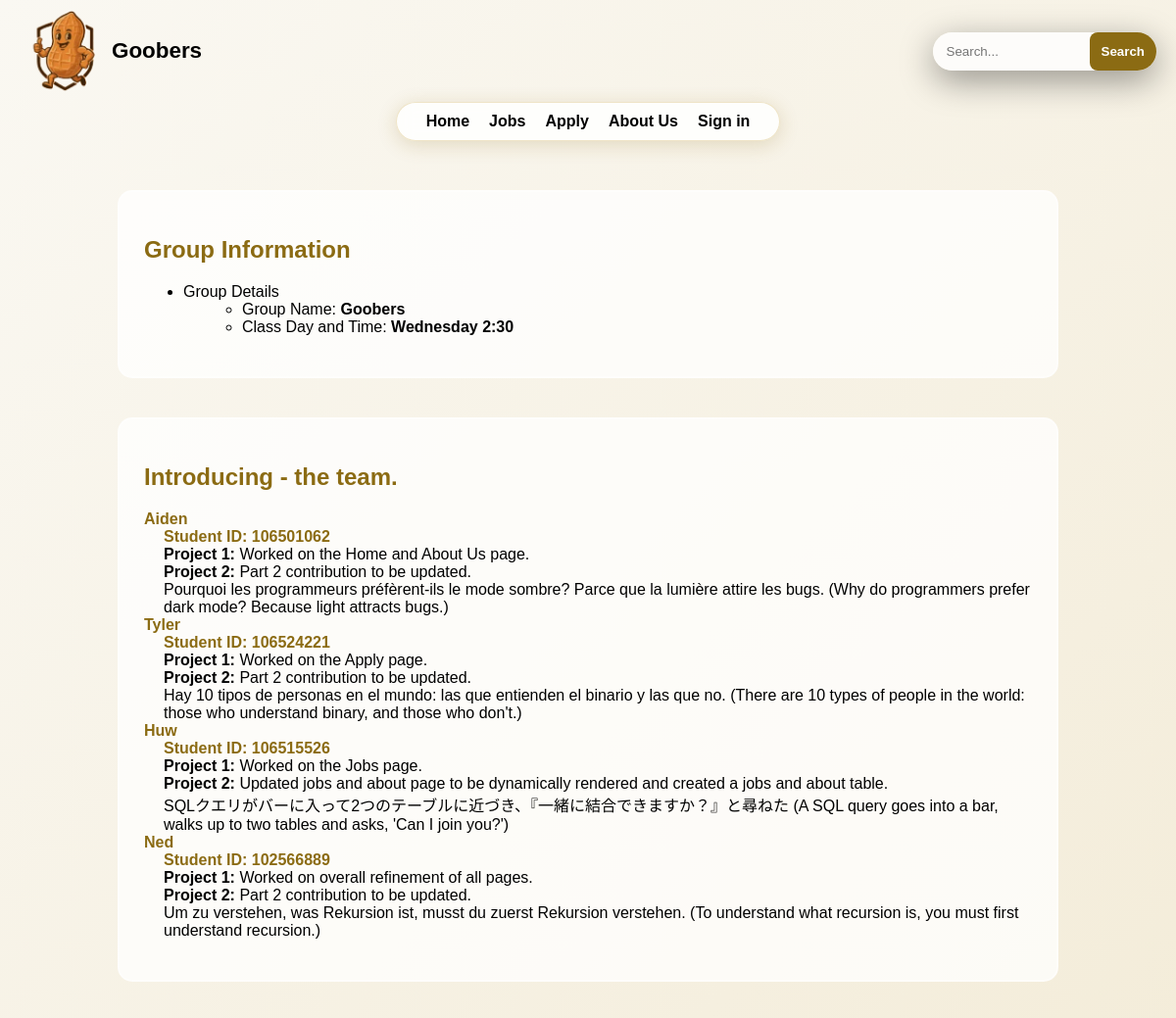
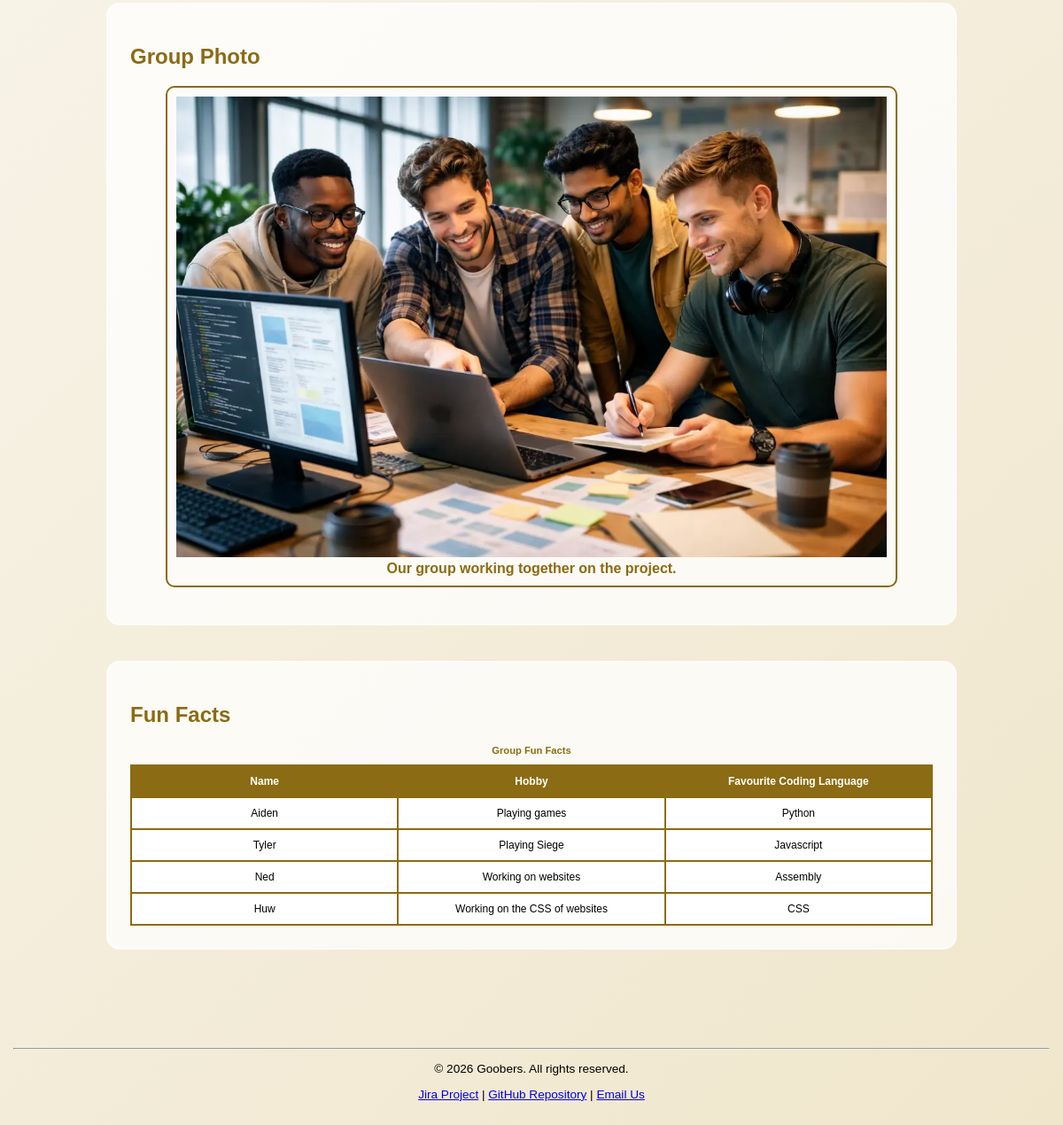
/about_us.php, run on the app's committed database (2 pictures, top to bottom).
### tables this page shows
CREATE TABLE `about` (
  `id` int(11) NOT NULL,
  `name` varchar(50) NOT NULL,
  `student_id` varchar(20) NOT NULL,
  `quote` text NOT NULL,
  `part1_contribution` text NOT NULL,
  `part2_contribution` text NOT NULL
);

### about_us.php (the view, shortened to what this page needs)
<?php
require_once("settings.php");
?>
<?php include "header.inc" ?>
    <main>
        <section id="groupInfo" class="contentBox" aria-label="Group Information">
            <h2>Group Information</h2>
            <ul>
                <li>
                    Group Details
                    <ul>
                        <li>Group Name: <strong>Goobers</strong></li>
                        <li>Class Day and Time: <strong>Wednesday 2:30</strong></li>
                    </ul>
                </li>
            </ul>
        </section>
        <section id="contributions" class="contentBox" aria-label="Team Contributions">
            <h2>Introducing - the team.</h2>
            <?php
            $conn = mysqli_connect($host, $dbuser, $dbpass, $dbname);
            if (!$conn) {
                echo "<p>Unable to load team contributions at this time.</p>";
            } else {
                $result = mysqli_query($conn, "SELECT * FROM about ORDER BY id ASC");
                if (!$result || mysqli_num_rows($result) === 0) {
                    echo "<p>No member information available.</p>";
                } else {
                    echo "<dl>";
                    while ($member = mysqli_fetch_assoc($result)) {
                        $name  = htmlspecialchars($member['name']);
                        $sid   = htmlspecialchars($member['student_id']);
                        $quote = htmlspecialchars($member['quote']);
                        $part1 = htmlspecialchars($member['part1_contribution']);
                        $part2 = htmlspecialchars($member['part2_contribution']);
                        ?>
                        <dt><?php echo $name; ?></dt>
                        <dd class="student-id">Student ID: <?php echo $sid; ?></dd>
                        <dd><strong>Project 1:</strong> <?php echo $part1; ?></dd>
                        <dd><strong>Project 2:</strong> <?php echo $part2; ?></dd>
                        <dd><?php echo $quote; ?></dd>
                        <?php
                    }
                    echo "</dl>";
                }
            }
            ?>
        </section>
        <section id="groupPhoto" class="contentBox" aria-label="Group Photo">
            <h2>Group Photo</h2>
            <figure>
                <img src="images/working.webp" alt="Group photo of the Goobers team">
                <figcaption style="color:#8b6b13">
                    <strong>Our group working together on the project.</strong>
                </figcaption>
            </figure>
        </section>
        <section id="funFacts" class="contentBox" aria-label="Fun Facts">
            <h2>Fun Facts</h2>
            <table>
                <caption>Group Fun Facts</caption>
                <tr>
                    <th>Name</th>
                    <th>Hobby</th>
                    <th>Favourite Coding Language</th>
                </tr>
                <tr>
                    <td>Aiden</td>
                    <td>Playing games</td>
                    <td>Python</td>
                </tr>
                <tr>
                    <td>Tyler</td>
                    <td>Playing Siege</td>
                    <td>Javascript</td>
                </tr>
                <tr>
                    <td>Ned</td>
                    <td>Working on websites</td>
                    <td>Assembly</td>
                </tr>
                <tr>
                    <td>Huw</td>
                    <td>Working on the CSS of websites</td>
                    <td>CSS</td>
                </tr>
            </table>
        </section>
    </main>
<?php include "footer.inc" ?>

### header.inc (shortened to what this page needs)
<!DOCTYPE html>
<html lang="en">
  <head>
    <link rel="stylesheet" href="./styles/styles.css">
  </head>
  <body>
    <header>
      <div id="header">
	      <a href="index.php">
		     <img src="images/logo.png" alt="Goobers Logo" id="logo" aria-label="Go to homepage" title="Take me home!">
        </a>
        <h1>Goobers</h1>
	<form method="GET" action="search_result.php" id="search-box" aria-label="Site search">
          <input type="text" id="search-input" placeholder="Search..." name="search" pattern="[A-Za-z0-9\s.,'-]{1,100}" maxlength="100" aria-label="Search input field">
          <button type="submit">
            Search
          </button>
        </form>
      </div>
      <nav id="links" aria-label="Main navigation">
        <ul>
          <li>
            <a href="index.php" aria-current="page">Home</a>
          </li>
          <li><a href="jobs.php">Jobs</a></li>
          <li><a href="apply.php">Apply</a></li>
          <li><a href="about_us.php">About Us</a></li>
          <li><a href="sign_in.php">Sign in</a></li>
        </ul>
      </nav>
    </header>

### footer.inc
    <footer aria-label="Footer information">
      <hr>
      <p>&copy; 2026 Goobers. All rights reserved.</p>
      <p>
        <a href="https://student-team-dxgbe8hd.atlassian.net/jira/software/projects/SCRUM/boards/1">Jira Project</a> |
        <a href="https://github.com/Res-ro/goobers-applied-web-sustainable-energy">GitHub Repository</a> |
        <a href="mailto:info@goobers.com">Email Us</a>
      </p>
    </footer>
  </body>
</html>

### styles/styles.css (style rules this page uses)
:root { --main-bg: #8b6b13; --custom-white1: #faf8f2; --custom-cream1: #f0e6cc; --custom-peanut: #dab262; --custom-goober: #f0e6cc; --custom-gooberwhite: #faf8f2; }
body, main { width: 100%; margin: 0; padding: 0; font-family: Verdana, Geneva, sans-serif; background: linear-gradient(135deg, #faf8f2, #f0e6cc, #dab262, #f0e6cc, #faf8f2); background-size: 400% 400%; animation: gradientShift 16s ease infinite; }
#header { flex-wrap: wrap; padding: 10px; gap: 8px; }
#header h1 { line-height: normal; font-size: 1.4rem; }
#logo { width: 70px; margin-right: 0; }
#search-box { margin-left: 0; width: 100%; }
#search-box input { width: 100%; }
#links { width: 100%; border-radius: 12px; padding: 0 10px; box-sizing: border-box; }
#links ul { flex-wrap: wrap; justify-content: center; gap: 10px; }
main { width: 95%; padding: 10px; }
.contentBox { padding: 15px; }
form { width: 95%; box-sizing: border-box; }
table { font-size: 0.7rem; }
th, td { padding: 6px; font-size: 0.65rem; }
footer { font-size: 0.85rem; padding: 10px; }
#logo { width: 100px; height: auto; float: left; margin-right: -8px; }
#header { display: flex; align-items: center; padding: 2px 20px; gap: 2px; }
#header h1 { line-height: 100px; margin: 0; padding: 0; }
main { width: 80%; margin: 30px auto; padding: 20px; background: transparent; }
#search-box { display: inline-flex; align-items: center; border-radius: 25px; overflow: hidden; box-shadow: 0 10px 35px rgba(0, 0, 0, 0.4); background: rgba(255, 255, 255, 0.8); margin: 0; margin-left: auto; padding: 0; border: none; gap: 0; width: auto; flex-direction: row; box-sizing: border-box; }
#search-box input { border: none; padding: 8px 14px; background: transparent; outline: none; font-family: inherit; width: 160px; min-width: 60px; }
#links { margin: 0 auto 20px auto; width: fit-content; position: relative; background: rgba(255, 255, 255, 0.85); backdrop-filter: blur(8px); border-radius: 50px; padding: 0 30px; box-shadow: 0 4px 20px rgba(139, 107, 19, 0.2); border: 1px solid rgba(201, 168, 76, 0.3); }
#links ul { list-style: none; display: flex; justify-content: center; gap: 20px; margin: 0; padding: 0; cursor: pointer; }
#links li { padding: 10px 0; }
#links a { text-decoration: none; font-weight: bold; color: black; position: relative; padding-bottom: 4px; }
#links a::after { content: ''; position: absolute; bottom: 0; left: 0; width: 0; height: 2px; background-color: #8b6b13; transition: width 0.3s ease; }
footer { text-align: center; padding: 15px; margin-top: 30px; color: rgb(0, 0, 0); }
.contentBox { margin-bottom: 40px; padding: 25px; border-radius: 15px; background-color: rgba(255, 255, 255, 0.75); border: 2px solid rgba(255, 255, 255, 0.4); transition: background-color 0.5s ease, border-color 0.5s ease, transform 0.4s ease, box-shadow 0.4s ease; }
h2 { color: #8b6b13; }
.contentBox ul ul { list-style-type: circle; margin-left: 20px; }
dt { font-weight: bold; color: #8b6b13; }
dd { margin-left: 20px; }
.student-id { font-weight: bold; color: #8b6b13; }
figure { text-align: center; border: 2px solid #8b6b13; padding: 10px; border-radius: 10px; }
table { width: 100%; border-collapse: collapse; background-color: #ffffff; table-layout: fixed; word-wrap: break-word; }
th, td { padding: 10px; border: 2px solid #8b6b13; text-align: center; font-size: 0.75rem; word-break: keep-all; }
th { background-color: #8b6b13; color: #ffffff; }
caption { font-weight: bold; margin-bottom: 10px; color: #8b6b13; }
figure img { max-width: 100%; height: auto; }
form { width: 600px; margin: 0 auto; display: flex; flex-direction: column; gap: 15px; padding: 25px; background: #ffffff; border: 2px solid #8b6b13; border-radius: 16px; box-shadow: 0 10px 25px rgba(0,0,0,0.15); }
input, select, textarea { padding: 8px; border-radius: 6px; border: 1px solid #ccc; box-sizing: border-box; }
button { padding: 12px; background: #8b6b13; color: white; border: none; border-radius: 8px; cursor: pointer; font-weight: bold; }

### data on the page
about: name "Aiden", student "106501062", part1_contribution "Worked on the Home and About Us page.", part2_contribution "Part 2 contribution to be updated.", quote "Pourquoi les programmeurs préfèrent-ils le mode sombre? Parce que la lumière attire les bugs. (Why do programmers prefer dark mode? Because light attracts bugs.)"
about: name "Tyler", student "106524221", part1_contribution "Worked on the Apply page.", part2_contribution "Part 2 contribution to be updated.", quote "Hay 10 tipos de personas en el mundo: las que entienden el binario y las que no. (There are 10 types of people in the world: those who understand binary, and those who don't.)"
about: name "Huw", student "106515526", part1_contribution "Worked on the Jobs page.", part2_contribution "Updated jobs and about page to be dynamically rendered and created a jobs and about table.", quote "SQLクエリがバーに入って2つのテーブルに近づき、『一緒に結合できますか？』と尋ねた (A SQL query goes into a bar, walks up to two tables and asks, 'Can I join you?')"
about: name "Ned", student "102566889", part1_contribution "Worked on overall refinement of all pages.", part2_contribution "Part 2 contribution to be updated.", quote "Um zu verstehen, was Rekursion ist, musst du zuerst Rekursion verstehen. (To understand what recursion is, you must first understand recursion.)"
